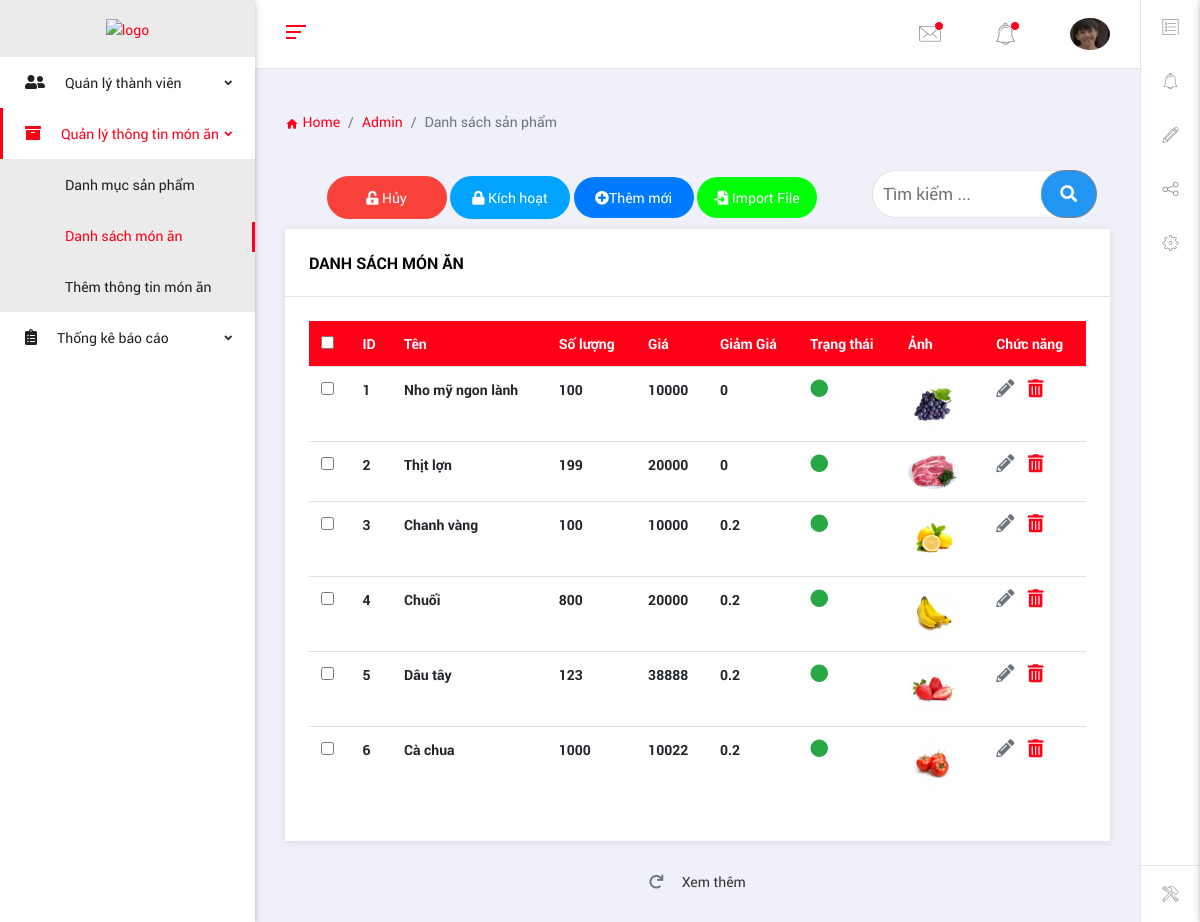
The app's page /php/admin/pages/product/danhsachsanpham.php (signed in) with its own data.
### tables this page shows
CREATE TABLE `sanpham` (
  `id` int(11) NOT NULL,
  `tensp` varchar(255) NOT NULL,
  `gia` float DEFAULT NULL,
  `discount` float DEFAULT NULL,
  `image` varchar(255) DEFAULT NULL,
  `sltrongkho` int(11) DEFAULT NULL,
  `sldaban` int(11) NOT NULL,
  `mota` longtext DEFAULT NULL,
  `yeuthich` int(11) DEFAULT NULL,
  `trangthai` int(11) DEFAULT NULL,
  `hot` int(11) DEFAULT NULL,
  `iddanhmuc` int(11) DEFAULT NULL,
  `ngaymua` date NOT NULL,
  `new` int(11) NOT NULL
);

### php/admin/pages/product/danhsachsanpham.php (the view, shortened to what this page needs)
<!DOCTYPE html>
<html lang="en">
<head>
  <link href="../../vendors/iconic-fonts/font-awesome/css/all.min.css" rel="stylesheet">
  <link rel="stylesheet" href="../../vendors/iconic-fonts/flat-icons/flaticon.css">
  <link rel="stylesheet" href="../../vendors/iconic-fonts/cryptocoins/cryptocoins.css">
  <link rel="stylesheet" href="../../vendors/iconic-fonts/cryptocoins/cryptocoins-colors.css">
  <link href="../../assets/css/bootstrap.min.css" rel="stylesheet">
  <link href="../../assets/css/jquery-ui.min.css" rel="stylesheet">
  <link href="../../assets/css/slick.css" rel="stylesheet">
  <link href="../../assets/css/style.css" rel="stylesheet">
</head>
<body class="ms-body ms-aside-left-open ms-primary-theme ms-has-quickbar">
  <aside id="ms-side-nav" class="side-nav fixed ms-aside-scrollable ms-aside-left">
    <div class="logo-sn ms-d-block-lg">
    <a class="pl-0 ml-0 text-center" href="../../index.php">    <img src="http://mauweb.monamedia.net/vuonrau/wp-content/uploads/2019/05/mona-2.png" alt="logo" style="max-width: 95px;">
       </a>
    </div>
    <ul class="accordion ms-main-aside fs-14" id="side-nav-accordion">
      <li class="menu-item">
        <a href="#" class="has-chevron" data-toggle="collapse" data-target="#dashboard" aria-expanded="false" aria-controls="dashboard"><span><i class="fas fa-user-friends fs-16"></i>Quán lý thành viên</span>
        </a>
      </li>
      <li class="menu-item">
        <a href="#" class="has-chevron" data-toggle="collapse" data-target="#product" aria-expanded="false" aria-controls="product"> <span><i class="fa fa-archive fs-16"></i>Quản lý thông tin món ăn</span>
        </a>
        <ul id="product" class="collapse" aria-labelledby="product" data-parent="#side-nav-accordion">
        <li> <a href="danhmucsanpham.php">Danh mục sản phẩm</a>
          </li>
          <li> <a href="danhsachsanpham.php">Danh sách món ăn</a>
          </li>
          <li> <a href="themthongtinsanpham.php">Thêm thông tin món ăn</a>
          </li>
        </ul>
      </li>
      <li class="menu-item">
        <a href="#" class="has-chevron" data-toggle="collapse" data-target="#thongke" aria-expanded="false" aria-controls="product"> <span><i class="fas fa-clipboard-list fs-16"></i>Thống kê báo cáo</span>
        </a>
      </li>
    </ul>
  </aside>
  <main class="body-content">
    <nav class="navbar ms-navbar">
<div class="ms-aside-toggler ms-toggler pl-0" data-target="#ms-side-nav" data-toggle="slideLeft">
  <span class="ms-toggler-bar bg-primary"></span>
  <span class="ms-toggler-bar bg-primary"></span>
  <span class="ms-toggler-bar bg-primary"></span>
</div>
<ul class="ms-nav-list ms-inline mb-0" id="ms-nav-options">
<li class="ms-nav-item dropdown"> <a href="#" class="text-disabled ms-has-notification" id="mailDropdown" data-toggle="dropdown" aria-haspopup="true" aria-expanded="false"><i class="flaticon-mail"></i></a>
</li>
<li class="ms-nav-item dropdown"> <a href="#" class="text-disabled ms-has-notification" id="notificationDropdown" data-toggle="dropdown" aria-haspopup="true" aria-expanded="false"><i class="flaticon-bell"></i></a>
</li>
<li class="ms-nav-item ms-nav-user dropdown">
<a href="#" id="userDropdown" data-toggle="dropdown" aria-haspopup="true" aria-expanded="false">
<img class="ms-user-img ms-img-round float-right" src="../../../../images/<?php echo $_SESSION['image'] ?>" alt="people">
</a>
</li>
</ul>
</nav>
    <div class="ms-content-wrapper box">
      <div class="row">
        <div class="col-md-12">
          <nav aria-label="breadcrumb">
            <ol class="breadcrumb pl-0">
              <li class="breadcrumb-item"><a href="#"><i class="material-icons">home</i> Home</a></li>
              <li class="breadcrumb-item"><a href="#">Admin</a></li>
              <li class="breadcrumb-item active" aria-current="page">Danh sách sản phẩm</li>
            </ol>
          </nav>
        </div>
        <div class="container" style="margin-bottom: 10px;">
          <div class="col-md-12 text-right tool-datagrid">
             <div class="setform" style="margin-top:10px">
              <form class="example">
                  <input type="text" id="timkiemsp" placeholder="Tìm kiếm ..." name="timkiemtv">
                  <button class="timkiemsp" type="button"><i class="fa fa-search"></i></button>
              </form>
             </div>
              <a class="btn btn-circle btn-danger btn-grid btn-grid-deactive-status noactivated " href="#" title="Hủy hoạt động" style="border-radius: 22px;"><i class="fas fa-unlock-alt"></i> Hủy</a>
              <a style="background-color: #00a3ff;    border-radius: 22px;
                        border-color: #00a3ff;" class="btn btn-circle btn-primary btn-grid btn-grid-active-status activated" href="#" title="Kích hoạt" style="border-radius: 22px;"><i class="fas fa-lock"></i> Kích hoạt</a>
              <a id="`+pro[10]+`" class="btn  btn-circle btn-grid  btn-success " href="themthongtinsanpham.php" style="border-radius: 22px;background-color: #007bff;
              border: #007bff;"><i class="fas fa-plus-circle"></i>Thêm mới</a>
               <a id="`+pro[10]+`" class="btn  btn-circle btn-grid  btn-success " href="#" data-toggle="modal" data-target="#myModal3"
              style="    background-color: #00ff08;
               border: #007bff;    border-radius: 22px;
              border: #007bff;"><i class="fas fa-file-import"></i> Import File</a>
          </div>
      </div>
        <div class="col-md-12">
     <?php
       include_once("../../ketnoi.php");
        $sql = "select * from sanpham limit 0,6";
        $query = mysqli_query($conn,$sql);
        $sql2 = "select * from sanpham ";
        $query2 = mysqli_query($conn,$sql2);
        $tongslbanghi = mysqli_num_rows($query2);
        $sopage = ceil($tongslbanghi/6);
     ?>
        <div class="ms-panel">
          <div class="ms-panel-header">
            <h6>Danh sách món ăn</h6>
          </div>
          <div class="ms-panel-body">
            <div class="table-responsive">
              <table class="table table-hover thead-primary">
                <thead>
                  <tr>
                  <th><input type="checkbox" name="all" id="checkall" /></th>
                    <th scope="col">ID </th>
                    <th scope="col">Tên </th>
                    <th scope="col">Số lượng</th>
                    <th scope="col">Giá</th>
                    <th scope="col">Giảm Giá</th>
                    <th scope="col">Trạng thái</th>
                    <th scope="col">Ảnh </th>
                    <th scope="col">Chức năng</th>
                  </tr>
                </thead>
                <tbody class="bangchon">
                  <?php
                     while($row= mysqli_fetch_array($query)) {
                  ?>
                  <tr>
                  <th><input type="checkbox" class="cb-element" value="<?php echo $row['id'];?>" /></th>
                    <th scope="row"> <?php echo $row['id']; ?></th>
                    <th scope="row"> <?php echo $row['tensp']; ?></th>
                    <th scope="row"> <?php echo $row['sltrongkho']; ?></th>
                    <th scope="row"> <?php echo $row['gia']; ?></th>
                    <th scope="row"> <?php echo $row['discount']; ?></th>
                    <?php
                      if($row['trangthai'] ==1) {
                       echo '<td><i class="text-success fa fa-circle"></i></td>';
                      }else {
                        echo '<td><i class="text-danger fa fa-circle"></i></td>';
                      }
                    ?>
                    <th scope="row"><img src="/PHP_BAI3/images/<?php echo $row['image'] ?>" style="    max-width: 50px;"></th>
                    <td> <a href="suathongtinsanpham.php?id=<?php echo $row['id'];?>"><i class="fas fa-pencil-alt text-secondary"></i></a>
                    <a href="#" class="xoasanpham"><i class="fas fa-trash-alt" id=<?php echo $row['id'];?> onclick="xoasanpham(this)"></i></a>
                  </td>
                  </tr>
                  <?php
                     }
                  ?>
                </tbody>
              </table>
            </div>
          </div>
        </div>
        <div class="col-xl-12 col-md-12">
          <div class="load">
            <i class="fas fa-redo alt  space text-muted " aria-hidden="true" ></i><span class="more xemthem" sopage = <?php echo $sopage ?> onclick="xemthem(this)"> Xem thêm</span>
          </div>
        </div>
      </div>
    </div>
  </main>
  <aside id="ms-quick-bar" class="ms-quick-bar fixed ms-d-block-lg">
    <ul class="nav nav-tabs ms-quick-bar-list" role="tablist">
      <li class="ms-quick-bar-item ms-has-qa" role="presentation" data-toggle="tooltip" data-placement="left" title="Launch To-do-list" data-title="To-do-list">
        <a href="#qa-toDo" aria-controls="qa-toDo" role="tab" data-toggle="tab">
          <i class="flaticon-list"></i>
        </a>
      </li>
      <li class="ms-quick-bar-item ms-has-qa" role="presentation" data-toggle="tooltip" data-placement="left" title="Launch Reminders" data-title="Reminders">
        <a href="#qa-reminder" aria-controls="qa-reminder" role="tab" data-toggle="tab">
          <i class="flaticon-bell"></i>
        </a>
      </li>
      <li class="ms-quick-bar-item ms-has-qa" role="presentation" data-toggle="tooltip" data-placement="left" title="Launch Notes" data-title="Notes">
        <a href="#qa-notes" aria-controls="qa-notes" role="tab" data-toggle="tab">
          <i class="flaticon-pencil"></i>
        </a>
      </li>
      <li class="ms-quick-bar-item ms-has-qa" role="presentation" data-toggle="tooltip" data-placement="left" title="Invite Members" data-title="Invite Members">
        <a href="#qa-invite" aria-controls="qa-invite" role="tab" data-toggle="tab">
          <i class="flaticon-share-1"></i>
        </a>
      </li>
      <li class="ms-quick-bar-item ms-has-qa" role="presentation" data-toggle="tooltip" data-placement="left" title="Settings" data-title="Settings">
        <a href="#qa-settings" aria-controls="qa-settings" role="tab" data-toggle="tab">
          <i class="flaticon-gear"></i>
        </a>
      </li>
    </ul>
    <div class="ms-configure-qa" data-toggle="tooltip" data-placement="left" title="Configure Quick Access">
      <a href="#">
        <i class="flaticon-hammer"></i>
      </a>
    </div>
  </aside>
</body>
</html>

### php/admin/pages/product/danhsachsanpham.php (style rules this page uses)
form.example input[type=text] { border-radius: 29px; padding: 10px; font-size: 17px; border: 1px solid #80808036; float: left; width: 80%; background: white; }
form.example button { border-radius: 29px; float: left; width: 20%; padding: 10px; background: #2196F3; color: white; font-size: 17px; border: 1px solid grey; border-left: none; cursor: pointer; right: 53px; position: relative; }
.setform { position: relative; float: right; padding: 0px !important; left: 55px; }
form.example::after { content: ""; clear: both; display: table; }

### records on screen
sanpham: id "1", tensp "Nho mỹ ngon lành", sltrongkho "100", gia "10000", discount "0", trangthai 1 (drawn), image (picture)
sanpham: id "2", tensp "Thịt lợn", sltrongkho "199", gia "20000", discount "0", trangthai 1 (drawn), image (picture)
sanpham: id "3", tensp "Chanh vàng", sltrongkho "100", gia "10000", discount "0.2", trangthai 1 (drawn), image (picture)
sanpham: id "4", tensp "Chuối", sltrongkho "800", gia "20000", discount "0.2", trangthai 1 (drawn), image (picture)
sanpham: id "5", tensp "Dâu tây", sltrongkho "123", gia "38888", discount "0.2", trangthai 1 (drawn), image (picture)
sanpham: id "6", tensp "Cà chua", sltrongkho "1000", gia "10022", discount "0.2", trangthai 1 (drawn), image (picture)
